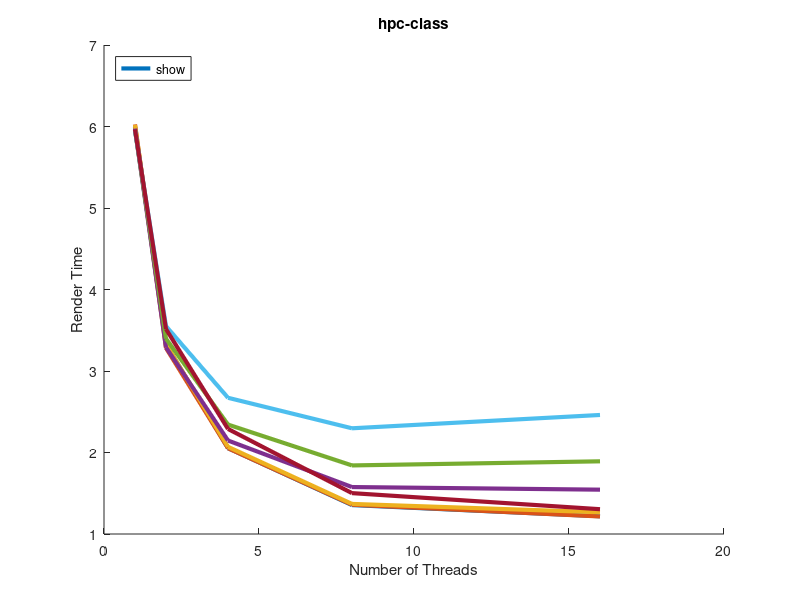

Source code (MATLAB):
function scheduling_static
clear all;
close all;
hold on;

x = [1 2 4 8 16];

t0 = [ 5.993472 3.328531 2.053528 1.354964 1.217735 ];
plot(x, t0, 'LineWidth', 3, 'DisplayName', '(static, 1)');
t0 = [ 6.025800 3.281866 2.051981 1.359764 1.215193 ];
plot(x, t0, 'LineWidth', 3, 'DisplayName', '(static, 4)');
t0 = [ 6.019858 3.330946 2.069536 1.369063 1.266668 ];
plot(x, t0, 'LineWidth', 3, 'DisplayName', '(static, 8)');
t0 = [ 5.973761 3.290060 2.147081 1.576057 1.543994 ];
plot(x, t0, 'LineWidth', 3, 'DisplayName', '(static, 32)');
t0 = [ 5.957563 3.396595 2.342645 1.841425 1.891801 ];
plot(x, t0, 'LineWidth', 3, 'DisplayName', '(static, 64)');
t0 = [ 5.951189 3.550487 2.671375 2.297013 2.460522 ];
plot(x, t0, 'LineWidth', 3, 'DisplayName', '(static, 128)');
t0 = [ 5.962850 3.514727 2.288855 1.501498 1.304261 ];
plot(x, t0, 'LineWidth', 3, 'DisplayName', '(static)');

title('hpc-class');
xlabel('Number of Threads');
ylabel('Render Time');
legend('show', 'Location', 'NorthWest');

